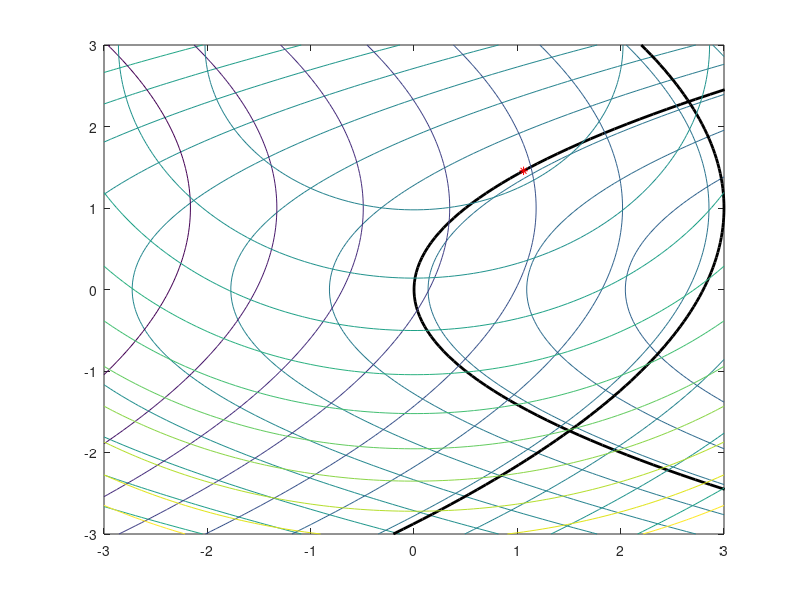

Source code (MATLAB):
x=linspace(-3,3);
y=linspace(-3,3);
[X Y]=meshgrid(x,y);
C1=Y.^2-2*X;
C2=(Y-1).^2+5*X-15;
F=X.^2+(Y-3).^2;
figure
axis([-3,3,-3,3])
xlabel('X(1)')
ylabel('X(2)')
contour(X,Y,C1,10)
hold on
plot(0.5*x.^2,x,'k','linewidth',2)
hold on
axis([-3,3,-3,3])
contour(X,Y,C2,10)
hold on
plot(-0.2*(x-1).^2+3,x,'k','linewidth',2)
hold on
axis([-3,3,-3,3])
contour(X,Y,F,10)
hold on
plot(1.0602,1.4562,'*r')